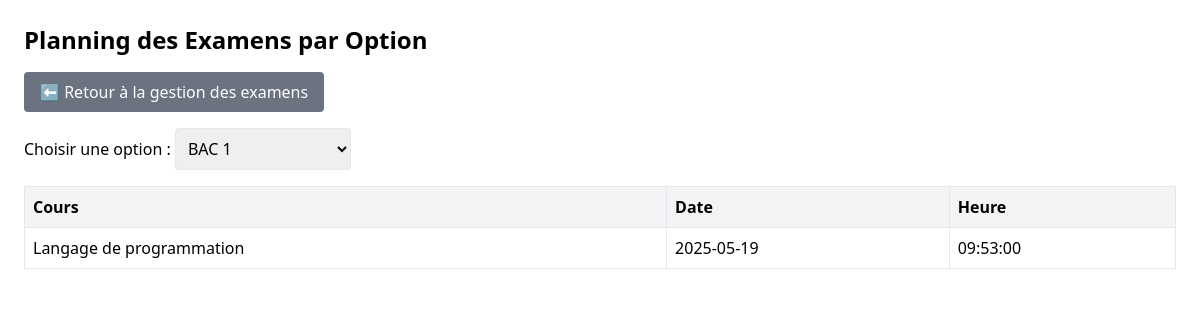
/planning_par_option.php?id_option=2, run on the app's committed database.
### tables this page shows
CREATE TABLE IF NOT EXISTS `examens` (
  `id_examen` int(11) NOT NULL AUTO_INCREMENT,
  `id_option` int(11) NOT NULL,
  `nom_matiere` varchar(255) NOT NULL,
  `date_examen` date NOT NULL,
  `heure_examen` time NOT NULL,
  `date_creation` timestamp NULL DEFAULT CURRENT_TIMESTAMP,
  PRIMARY KEY (`id_examen`),
  KEY `id_option` (`id_option`)
);

### planning_par_option.php (the view, shortened to what this page needs)
<?php
$pdo = new PDO("mysql:host=localhost;dbname=unisecureid_db;charset=utf8", "root", "", [
    PDO::ATTR_ERRMODE => PDO::ERRMODE_EXCEPTION
]);
$options = $pdo->query("SELECT * FROM options ORDER BY nom_option ASC")->fetchAll();
$selected = $_GET['id_option'] ?? null;
if ($selected) {
    $stmt = $pdo->prepare("
        SELECT * FROM examens
        WHERE id_option = ?
        ORDER BY date_examen, heure_examen
    ");
    $stmt->execute([$selected]);
    $examens = $stmt->fetchAll();
}
?>
<!DOCTYPE html>
<html lang="fr">
<head>
    <script src="https://cdn.tailwindcss.com"></script>
</head>
<body class="bg-white p-6">
    <h1 class="text-2xl font-bold mb-4">Planning des Examens par Option</h1>
    <a href="agent_examens.php" class="inline-block bg-gray-500 text-white px-4 py-2 mb-4 rounded hover:bg-gray-600">
        ⬅️ Retour à la gestion des examens
    </a>
    <form method="get" class="mb-4">
        <label class="font-medium">Choisir une option :</label>
        <select name="id_option" class="border p-2 rounded" onchange="this.form.submit()">
            <?php foreach ($options as $opt): ?>
                <option value="<?= $opt['id_option'] ?>" <?= $opt['id_option'] == $selected ? 'selected' : '' ?>>
                    <?= htmlspecialchars($opt['nom_option']) ?>
                </option>
            <?php endforeach; ?>
        </select>
    </form>
    <?php if ($selected): ?>
        <?php if (empty($examens)): ?>
            <p>Aucun examen programmé pour cette option.</p>
        <?php else: ?>
            <table class="w-full border text-left">
                <thead class="bg-gray-100">
                    <tr>
                        <th class="border p-2">Cours</th>
                        <th class="border p-2">Date</th>
                        <th class="border p-2">Heure</th>
                    </tr>
                </thead>
                <tbody>
                    <?php foreach ($examens as $ex): ?>
                        <tr>
                            <td class="border p-2"><?= htmlspecialchars($ex['nom_matiere']) ?></td>
                            <td class="border p-2"><?= $ex['date_examen'] ?></td>
                            <td class="border p-2"><?= $ex['heure_examen'] ?></td>
                        </tr>
                    <?php endforeach; ?>
                </tbody>
            </table>
        <?php endif; ?>
    <?php endif; ?>
</body>
</html>

### data on the page
examens: nom_matiere "Langage de programmation", date_examen "2025-05-19", heure_examen "09:53:00"

### other printed values
form field id_option "BAC 1"
